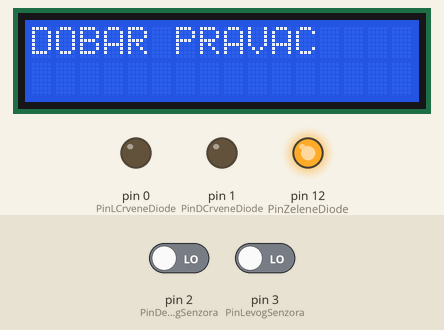
Recording of a sketch running on a simulated Arduino Uno, built with avr-gcc and run on an emulated ATmega328P. On the bench: 16×2 character LCD, output pins drawn as LEDs (lit = HIGH). Dashed ring = blinking. The test bench sets the inputs (shaded band); at power-on: pin 2 (PinDesnogSenzora) LOW, pin 3 (PinLevogSenzora) LOW.

Above: at 1.2 s.
1.3 s: pin 2 (PinDesnogSenzora) driven HIGH
At 1.8 s:
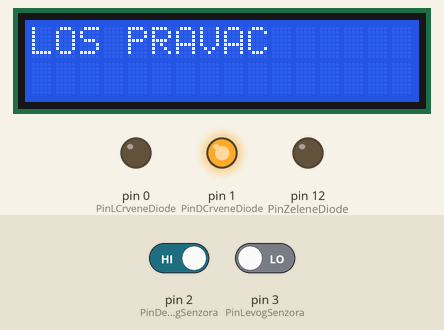
2.9 s: pin 3 (PinLevogSenzora) driven HIGH
At 3.13 s:
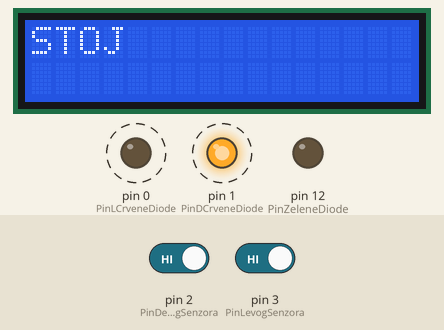
4.8 s: pin 2 (PinDesnogSenzora) driven LOW
At 6.1 s:
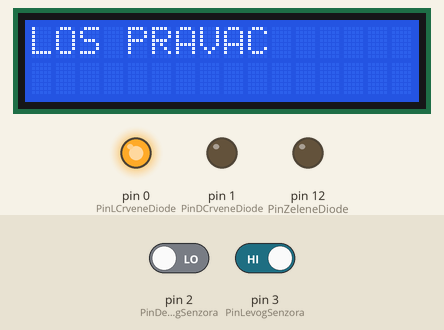
6.5 s: pin 3 (PinLevogSenzora) driven LOW
At 7.1 s:
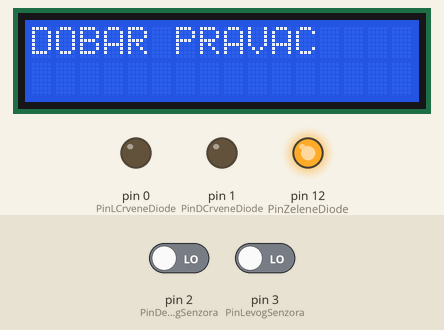
Timing chart, 0 to 9.1 s (numbered marks = the images above; inputs shaded):
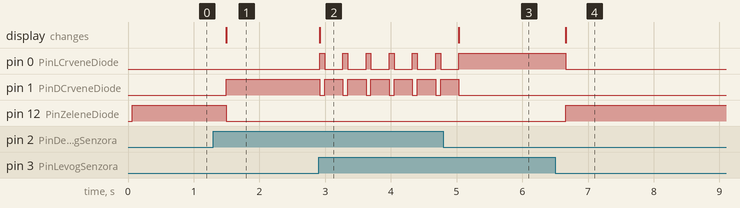

The sketch:

4ETR-B20-program.ino
```cpp
#include <LiquidCrystal.h>  // biblioteka za rad sa LCD displejem

// Pinovi LCD displeja
const int RSPin = 10;
const int EnablePin = 11;
const int D4Pin = 4;
const int D5Pin = 5;
const int D6Pin = 6;
const int D7Pin = 7;

// Kreiranje i inicijalizacija LiquidCrystal objekta
LiquidCrystal lcd(RSPin, EnablePin, D4Pin, D5Pin, D6Pin, D7Pin);

// Ostali pinovi
const int PinLevogSenzora = 3;
const int PinDesnogSenzora = 2;
const int PinLCrveneDiode = 0;
const int PinDCrveneDiode = 1;
const int PinZeleneDiode = 12;

int LeviSignal = LOW;   // levi senzor nije na liniji
int DesniSignal = LOW;  // desni senzor nije na liniji


void setup() {
  // Inicijalizacije veličine displeja (širina, visina)
  lcd.begin(16, 2);
  // inicijalizacija pinova
  pinMode(PinLCrveneDiode, OUTPUT);
  pinMode(PinDCrveneDiode, OUTPUT);
  pinMode(PinZeleneDiode, OUTPUT);
  pinMode(PinLevogSenzora, INPUT);
  pinMode(PinDesnogSenzora, INPUT);
}

void loop() {
  LeviSignal = digitalRead(PinLevogSenzora);
  DesniSignal = digitalRead(PinDesnogSenzora);
  if (LeviSignal == HIGH && DesniSignal == HIGH) {
    lcd.clear();                  // briše se sadržaj displeja
    lcd.print("STOJ");
    // Treptanje crvenih dioda i gasenje zelene diode ako je bila ukljucena
    digitalWrite(PinZeleneDiode, LOW);
    digitalWrite(PinLCrveneDiode, HIGH);
    digitalWrite(PinDCrveneDiode, LOW);
    delay(75);
    digitalWrite(PinLCrveneDiode, LOW);
    digitalWrite(PinDCrveneDiode, HIGH);
    delay(75);
  }
  else if (LeviSignal == HIGH || DesniSignal == HIGH) {
      lcd.clear();                  // briše se sadržaj displeja
      lcd.print("LOS PRAVAC");
      if (LeviSignal == HIGH) {
        digitalWrite(PinLCrveneDiode, HIGH); // pali se odgovarajuća dioda
        digitalWrite(PinDCrveneDiode, LOW);
        digitalWrite(PinZeleneDiode, LOW);
      }
      else if (DesniSignal == HIGH){
        digitalWrite(PinLCrveneDiode, LOW); // pali se odgovarajuća dioda
        digitalWrite(PinDCrveneDiode, HIGH);
        digitalWrite(PinZeleneDiode, LOW);
      }
  }
  else {
    lcd.clear();                  // briše se sadržaj displeja
    lcd.print("DOBAR PRAVAC");
    digitalWrite(PinLCrveneDiode, LOW); // pali se odgovarajuća dioda
    digitalWrite(PinDCrveneDiode, LOW);
    digitalWrite(PinZeleneDiode, HIGH);
  }

  delay(200);  // čeka se 200ms pre sledećeg očitavanja
}
```

Measured:
- after the input at 1.3 s, pin 1 (PinDCrveneDiode): LOW → HIGH after 0.19 s; pin 12 (PinZeleneDiode): HIGH → LOW after 0.19 s; the display: changes after 0.19 s (image 1)
- after the input at 2.9 s, pin 0 (PinLCrveneDiode): alternates HIGH for 0.08 s and LOW for 0.28 s, starting at once; pin 1 (PinDCrveneDiode): alternates HIGH for 0.28 s and LOW for 0.08 s, starting at once; the display: changes at once (image 2)
- after the input at 4.8 s, pin 0 (PinLCrveneDiode): goes on until 5.0 s, then stays HIGH; pin 1 (PinDCrveneDiode): goes on until 5.0 s, then stays LOW; the display: changes after 0.23 s (image 3)
- after the input at 6.5 s, pin 0 (PinLCrveneDiode): HIGH → LOW after 0.16 s; pin 12 (PinZeleneDiode): LOW → HIGH after 0.16 s; the display: changes after 0.16 s (image 4)
